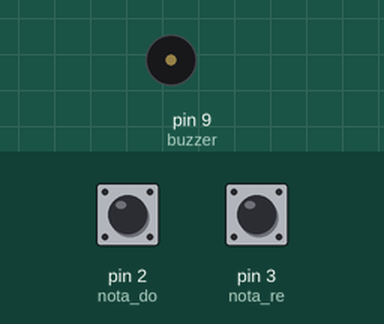
The sketch below on a simulated Arduino Uno, built with avr-gcc and run on an emulated ATmega328P. Parts: buzzer (waves = sounding). Inputs (shaded band) come from the test bench; at power-on: pin 2 (nota_do) HIGH, pin 3 (nota_re) HIGH.

Above: at 1.2 s.
1.3 s: pin 2 (nota_do) pulled LOW for 1 s
At 1.7 s:
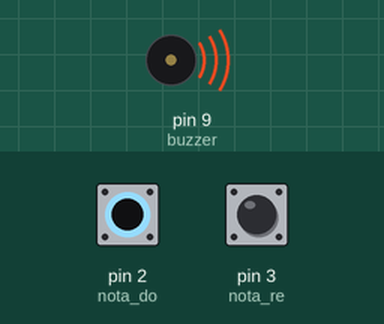
3.8 s: pin 3 (nota_re) pulled LOW for 3.2 s
At 8.0 s:
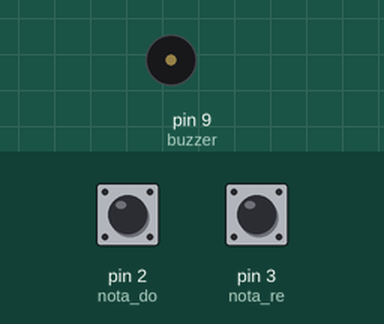
8.5 s: pin 2 (nota_do) pulled LOW for 3.2 s
At 8.9 s:
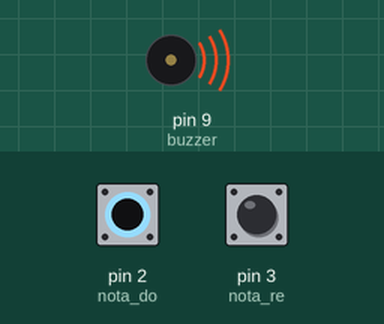
Timing chart, 0 to 13.3 s (numbered marks = the images above; inputs shaded):
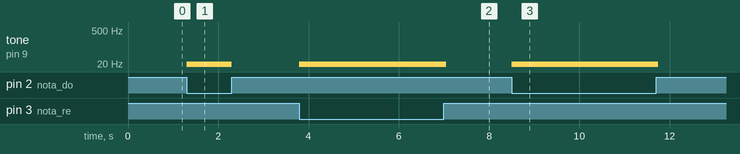

The sketch:

notas_musicais1.ino
```cpp
// C++ code

int nota_do = 2;
int nota_re = 3;
int nota_mi = 4;
int nota_fa = 5;
int nota_sol = 6;
int nota_la = 7;
int nota_si = 8;

int buzzer = 9;

void setup()
{
  pinMode(nota_do, INPUT_PULLUP);
  pinMode(nota_re,INPUT_PULLUP);
  pinMode(nota_mi,INPUT_PULLUP);
  pinMode(nota_fa,INPUT_PULLUP);
  pinMode(nota_sol,INPUT_PULLUP);
  pinMode(nota_la,INPUT_PULLUP);
  pinMode(nota_si,INPUT_PULLUP);

  pinMode(buzzer, OUTPUT);
}

void loop()
{
  if(digitalRead(nota_do) == LOW){
  	tone(buzzer, nota_do);
    delay(250);
    noTone(buzzer);
  }
   if(digitalRead(nota_re) == LOW){
  	tone(buzzer, nota_re);
    delay(250);
    noTone(buzzer);
  }

}
```

Measured:
- after the input at 1.3 s, tone on pin 9 (buzzer): silent → 2 Hz at once, → silent 1.0 s later
- after the input at 3.8 s, tone on pin 9 (buzzer): silent → 3 Hz at once, → silent 3.3 s later
- after the input at 8.5 s, tone on pin 9 (buzzer): silent → 2 Hz at once, → silent 3.3 s later
